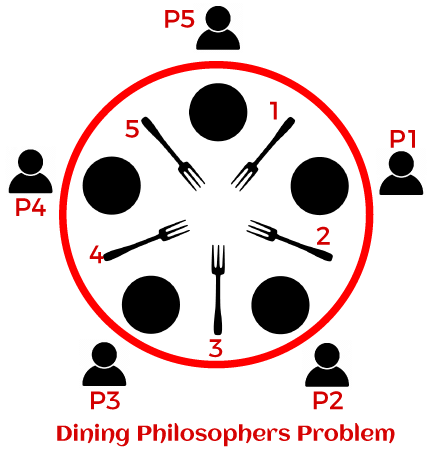
#> input picture assets/images/dining-philosophers-problem.png, 442 x 450 px; its folder holds only this picture in this run
$ python main.py
#> lines starting #> are read from the running program, lines starting #| are printed output that depends on the picture
"""Implementation of script to turn image to greyscale on CPU and GPU."""

__authors__ = "Mgr. Ing. Matúš Jókay, PhD., Tomáš Vavro, Matúš Vetrík"
__licence__ = "MIT"

from PIL import Image
from numba import cuda
import numpy as np
import time
from math import ceil
import os
import matplotlib.pyplot as plt


INPUT_FILE_NAME = "./assets/images/"


@cuda.jit
def grayscale_kernel(img, gray_img):
    """Greyscale formula on cuda.

        Arguments:
            img -- rgb array
            gray_img -- output imagw
    """
    i, j = cuda.grid(2)
    if i < img.shape[0] and j < img.shape[1]:
        gray = 0.2989 * img[i][j][0] + 0.5870 * img[i][j][1] + 0.1140 * img[i][j][2]
        gray_img[i][j] = [gray, gray, gray]


def to_grayscale(img):
    """Greyscale function on cuda.

        Arguments:
            img -- rgb array
    """
    gray_img = img.copy()

    tpb = (16, 16)
    bpg = (ceil(img.shape[0] / tpb[0]), ceil(img.shape[1] / tpb[1]))

    grayscale_kernel[bpg, tpb](img, gray_img)

    return gray_img


def main():
    """Main function on GPU."""
    s = 0
    for filename in os.listdir(INPUT_FILE_NAME):
        img = np.array(Image.open(f'./assets/images/{filename}'))
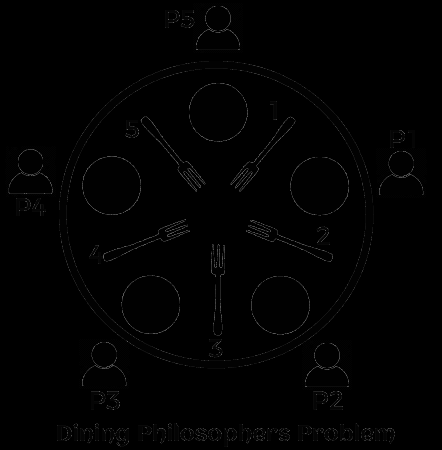
#> img: shape (450, 442); min 0, max 95, mean 1.6

        start = time.time()
        gray = to_grayscale(img)
        end = time.time()
        s += end - start
        print(f"Time: {end - start} sec")

        plt.imsave(f"./assets/output2/{filename}", gray)
    print(f"Sum: {s}")


def transform_to_grayscale(img):
    """Greyscale formula.

        Arguments:
            img -- rgb array
    """
    gray = img.copy()
    for i in range(len(img)):
        for j in range(len(img[0])):
            gray_value = 0.2989 * img[i][j][0] + 0.5870 * img[i][j][1] + 0.1140 * img[i][j][2]
            gray[i][j] = [gray_value, gray_value, gray_value]
    return gray


def main_seq():
    """Main function on CPU."""
    s = 0
    for filename in os.listdir(INPUT_FILE_NAME):
        img = plt.imread(f'./assets/images/{filename}')

        start = time.time()
        gray = transform_to_grayscale(img)
        end = time.time()
        s += end-start
        print(f"Time: {end - start} sec")

        plt.imsave(f"./assets/output/{filename}", gray)
    print(f"Sum: {s}")


#> (the run stopped early here; a loop or call above may not have finished)
